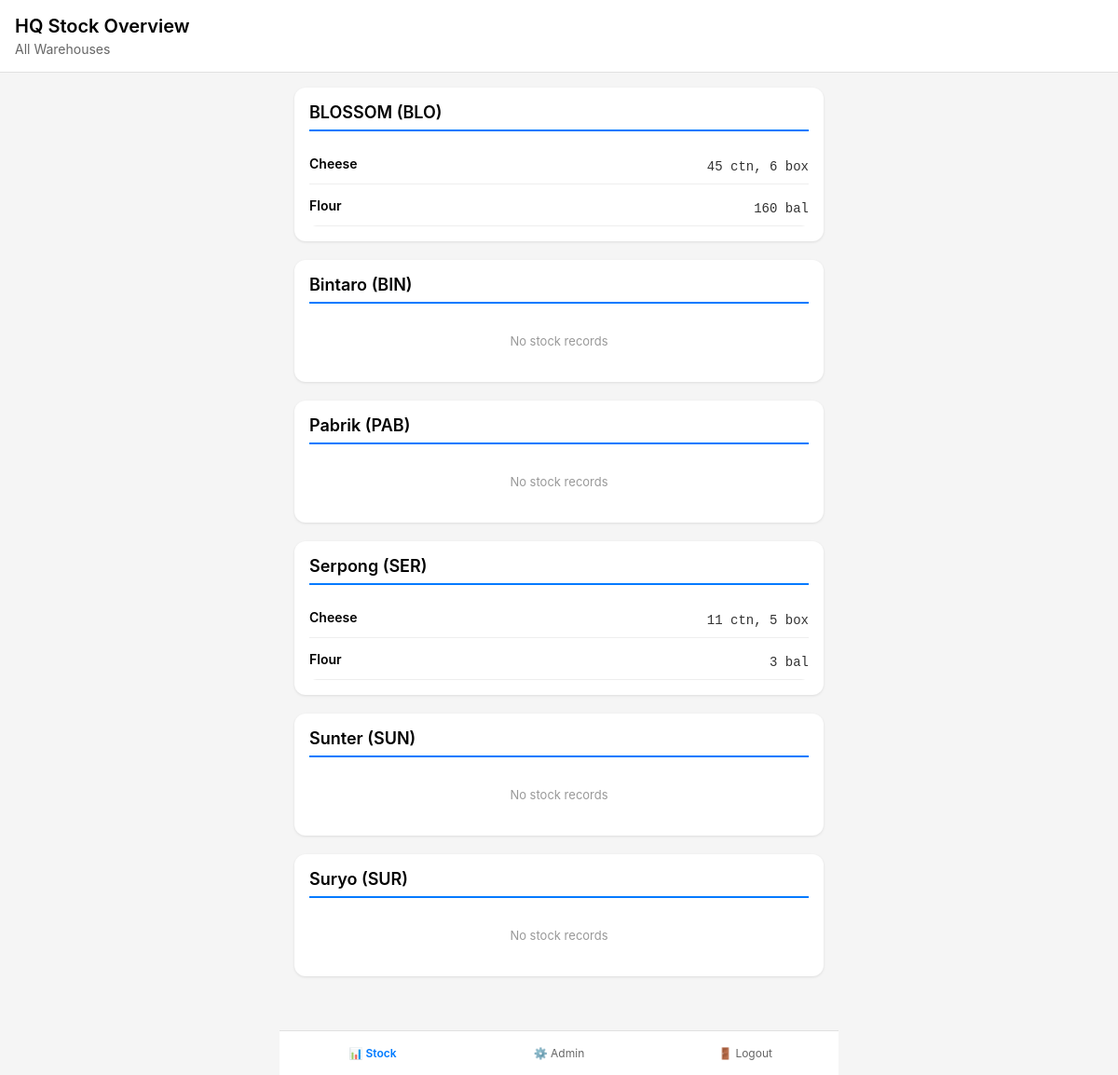
Screenshot of /stock (signed in) with the database file from the repository.
### app.py (models this page shows)
class Warehouse(db.Model):
    __tablename__ = 'warehouses'
    id = db.Column(db.Integer, primary_key=True)
    name = db.Column(db.String(100), nullable=False)
    store_code = db.Column(db.String(3), nullable=False)
    warehouse_type = db.Column(db.String(20), nullable=False)
    note = db.Column(db.Text)
    created_at = db.Column(db.DateTime, default=datetime.utcnow)

class InventoryBalance(db.Model):
    __tablename__ = 'inventory_balance'
    id = db.Column(db.Integer, primary_key=True)
    warehouse_id = db.Column(db.Integer, db.ForeignKey('warehouses.id'), nullable=False)
    ingredient_id = db.Column(db.Integer, db.ForeignKey('ingredients.id'), nullable=False)
    balance_base = db.Column(db.Float, default=0)
    last_updated = db.Column(db.DateTime, default=datetime.utcnow)
    ingredient = db.relationship('Ingredient')
    warehouse = db.relationship('Warehouse')

class Ingredient(db.Model):
    __tablename__ = 'ingredients'
    id = db.Column(db.Integer, primary_key=True)
    name = db.Column(db.String(100), nullable=False, unique=True)
    base_unit_id = db.Column(db.Integer, db.ForeignKey('units.id'))
    is_approved = db.Column(db.Boolean, default=True)
    created_by_user_id = db.Column(db.Integer, db.ForeignKey('users.id'))
    created_at = db.Column(db.DateTime, default=datetime.utcnow)
    base_unit = db.relationship('Unit', foreign_keys=[base_unit_id], post_update=True)

### app.py (the view, shortened to what this page needs)
@app.route('/stock')
def current_stock():
    if 'user_id' not in session:
        return redirect(url_for('login'))
    user_role = session['role']
    user_id = session['user_id']
    if user_role == 'ADMIN':
        warehouses = Warehouse.query.order_by(Warehouse.name).all()
        stock_by_warehouse = []
        for wh in warehouses:
            balances = db.session.query(
                InventoryBalance, Ingredient
            ).join(
                Ingredient, InventoryBalance.ingredient_id == Ingredient.id
            ).filter(
                InventoryBalance.warehouse_id == wh.id
            ).all()
            stock_list = []
            for balance, ingredient in balances:
                display_qty = format_quantity(balance.balance_base, ingredient)
                stock_list.append({
                    'ingredient': ingredient,
                    'display_qty': display_qty,
                    'balance_base': balance.balance_base
                })
            stock_by_warehouse.append({
                'warehouse': wh,
                'stock_list': stock_list
            })
        return render_template('hq_stock.html', stock_by_warehouse=stock_by_warehouse)

### app.py (called while the page is built)
def format_quantity(base_quantity, ingredient):
    if not ingredient.units:
        return f"{base_quantity} units"
    units_sorted = sorted(ingredient.units, key=lambda u: u.rank, reverse=True)
    result = []
    remaining = base_quantity
    for unit in units_sorted:
        if unit.rank == 1:
            if remaining > 0 or not result:
                result.append(f"{int(remaining)} {unit.alt_unit}")
            break
        else:
            unit_value = unit.conversion_to_base
            count = int(remaining // unit_value)
            if count > 0:
                result.append(f"{count} {unit.alt_unit}")
                remaining = remaining % unit_value
    return ', '.join(result)

### templates/hq_stock.html (shortened to what this page needs)
{% extends "base.html" %}
{% block content %}
<div class="header">
    <h1>HQ Stock Overview</h1>
    <div class="subtitle">All Warehouses</div>
</div>
<div class="container">
    {% for wh_data in stock_by_warehouse %}
    <div class="warehouse-section">
        <div class="warehouse-title">{{ wh_data.warehouse.name }} ({{ wh_data.warehouse.store_code }})</div>
        {% if wh_data.stock_list %}
            <div class="stock-table">
                {% for item in wh_data.stock_list %}
                <div class="stock-row">
                    <div class="stock-name">{{ item.ingredient.name }}</div>
                    <div class="stock-qty">{{ item.display_qty }}</div>
                </div>
                {% endfor %}
            </div>
        {% else %}
            <div class="no-stock">No stock records</div>
        {% endif %}
    </div>
    {% endfor %}
</div>
{% endblock %}

### templates/base.html (style rules this page uses)
* { margin: 0; padding: 0; box-sizing: border-box; }
body { font-family: -apple-system, BlinkMacSystemFont, 'Segoe UI', Roboto, Helvetica, Arial, sans-serif; background: #f5f5f5; padding-bottom: 70px; }
.container { max-width: 600px; margin: 0 auto; padding: 16px; }
.header { background: white; padding: 16px; border-bottom: 1px solid #e0e0e0; position: sticky; top: 0; z-index: 10; }
.header h1 { font-size: 20px; font-weight: 600; }
.header .subtitle { font-size: 14px; color: #666; margin-top: 4px; }
.stock-name { font-weight: 600; font-size: 16px; display: flex; align-items: center; gap: 8px; }
.stock-qty { color: #666; font-size: 14px; margin-top: 8px; font-family: monospace; }

### templates/hq_stock.html (style rules this page uses)
.warehouse-section { background: white; border-radius: 12px; padding: 16px; margin-bottom: 20px; box-shadow: 0 1px 3px rgba(0,0,0,0.1); }
.warehouse-title { font-weight: 600; font-size: 18px; margin-bottom: 12px; padding-bottom: 8px; border-bottom: 2px solid #007aff; }
.stock-table { background: white; border-radius: 8px; overflow: hidden; }
.stock-row { display: flex; justify-content: space-between; padding: 10px 0; border-bottom: 1px solid #eee; }
.stock-name { font-size: 14px; }
.stock-qty { font-size: 14px; font-family: monospace; color: #333; }
.no-stock { color: #999; font-size: 13px; text-align: center; padding: 20px; }

### rows the page displays
Warehouse: warehouse.name "BLOSSOM", warehouse.store_code "BLO"
InventoryBalance: ingredient.name "Cheese", display_qty "45 ctn, 6 box"
InventoryBalance: ingredient.name "Flour", display_qty "160 bal"
Warehouse: warehouse.name "Bintaro", warehouse.store_code "BIN"
Warehouse: warehouse.name "Pabrik", warehouse.store_code "PAB"
Warehouse: warehouse.name "Serpong", warehouse.store_code "SER"
InventoryBalance: ingredient.name "Cheese", display_qty "11 ctn, 5 box"
InventoryBalance: ingredient.name "Flour", display_qty "3 bal"
Warehouse: warehouse.name "Sunter", warehouse.store_code "SUN"
Warehouse: warehouse.name "Suryo", warehouse.store_code "SUR"
